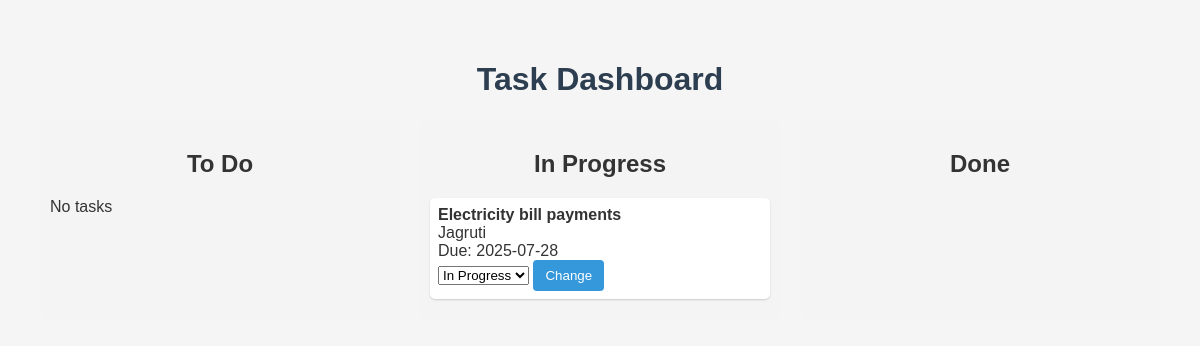
/filter/In Progress, run on an earlier commit of the app's database.
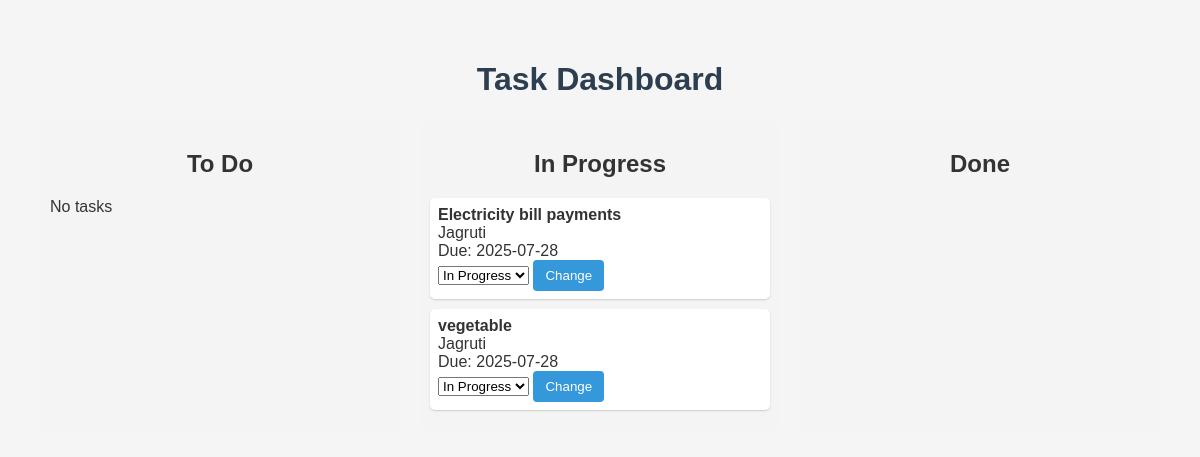
And on a later commit of the database.
### tables this page shows
CREATE TABLE tasks (
            id INTEGER PRIMARY KEY AUTOINCREMENT,
            title TEXT NOT NULL,
            assigned_to TEXT NOT NULL,
            status TEXT NOT NULL,
            due_date DATETIME,
            created_at DATETIME DEFAULT CURRENT_TIMESTAMP,
            updated_at DATETIME DEFAULT CURRENT_TIMESTAMP,
            FOREIGN KEY (assigned_to) REFERENCES users(username)
        );

### app.py (the view)
@app.route('/filter/<status>')
def filter_tasks(status):
    conn = get_db_connection()
    tasks = conn.execute("SELECT * FROM tasks WHERE status = ?", (status,)).fetchall()
    conn.close()
    return render_template('index.html', tasks=tasks)

### app.py (called while the page is built)
def get_db_connection():
    conn = sqlite3.connect('database.db')
    conn.row_factory = sqlite3.Row
    return conn

### templates/index.html (shortened to what this page needs)
<!DOCTYPE html>
<html>
<head>
    <link rel="stylesheet" href="/static/style.css">
</head>
<body>
    <h1>Task Dashboard</h1>
    <div class="board-container">
        <div class="board">
            <h2>To Do</h2>
            {% set found = false %}
            {% if not found %}
              <div>No tasks</div>
            {% endif %}
        </div>
        <div class="board">
            <h2>In Progress</h2>
            {% for task in tasks if task.status == 'In Progress' %}
                <div class="task-item">
                    <strong>{{ task.title }}</strong><br>
                    {{ task.assigned_to }}<br>
                    Due: {{ task.due_date }}<br>
                    <form action="{{ url_for('update_status', task_id=task.id) }}" method="post" style="display:inline;">
                        <select name="status">
                            <option value="In Progress" {% if task.status == 'In Progress' %}selected{% endif %}>In Progress</option>
                        </select>
                        <button type="submit">Change</button>
                    </form>
                </div>
            {% endfor %}
        </div>
        <div class="board">
            <h2>Done</h2>
        </div>
    </div>
</body>
</html>

### static/style.css (style rules this page uses)
body { font-family: Arial, sans-serif; margin: 40px; background-color: #f5f5f5; color: #333; }
h1 { text-align: center; color: #2c3e50; }
form { display: flex; justify-content: center; gap: 10px; margin-bottom: 30px; }
button { padding: 8px 12px; background-color: #3498db; color: white; border: none; border-radius: 4px; cursor: pointer; }

### templates/index.html (style rules this page uses)
.board-container { display: flex; gap: 20px; }
.board { flex: 1; background: #f4f4f4; padding: 10px; border-radius: 8px; }
.board h2 { text-align: center; }
.task-item { background: #fff; margin-bottom: 10px; padding: 8px; border-radius: 5px; box-shadow: 0 1px 2px #ccc; }

What changed in the data, as far as the page shows it:
added tasks: title "vegetable", assigned_to "Jagruti", due_date "2025-07-28", status "In Progress"
